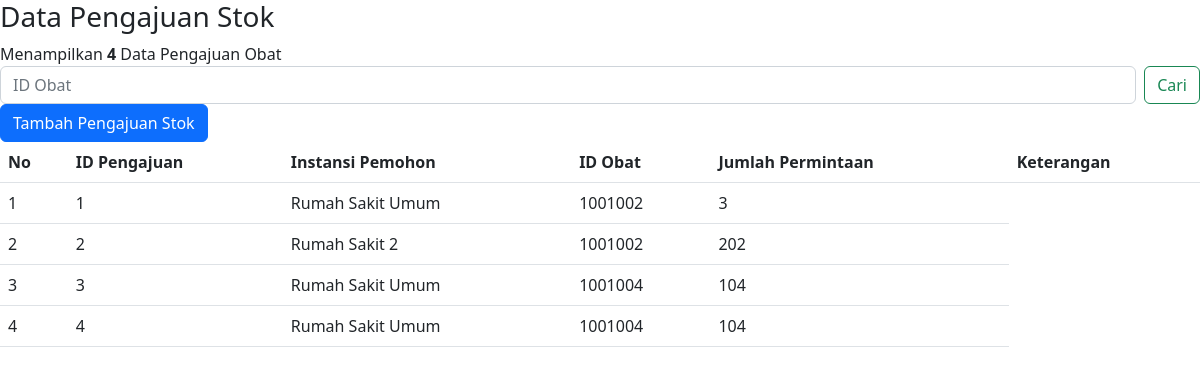
The page /far-pengajuanstok.php on the database its author committed.
### tables this page shows
CREATE TABLE `pengajuanstok` (
  `id_pengajuan` int(11) NOT NULL,
  `instansi_pemohon` varchar(100) NOT NULL,
  `idobat` int(11) NOT NULL,
  `jumlahpermintaan` int(11) NOT NULL
);

### far-pengajuanstok.php (the view, shortened to what this page needs)
<?php
    include ('connect.php');
?>
<!doctype html>
<html lang="en">
<head>
    <link href="https://cdn.jsdelivr.net/npm/bootstrap@5.2.3/dist/css/bootstrap.min.css" rel="stylesheet"
>
    <link rel="stylesheet" href="css.css">
</head>
<body>
    <h3> Data Pengajuan Stok </h3>
    <div>
        <?php
            if(isset($_GET['cari'])){
                $cari = $_GET['cari'];
                $query = mysqli_query($conn, "SELECT * FROM pengajuanstok WHERE idobat like '%".$cari."%'");
            }else{
                $query = mysqli_query($conn, "SELECT * FROM pengajuanstok ORDER BY idobat ASC");
            }
            echo " Menampilkan <b>" .mysqli_num_rows($query). "</b> Data Pengajuan Obat";
        ?>
        <form class="d-flex" role="search">
            <input class="form-control me-2" value="" name="cari" type="search" aria-label="Cari" placeholder="ID Obat">
            <button class="btn btn-outline-success" type="submit" name="search">Cari</button>
        </form>
        <a href="far-tambahpengajuanstok.php"><button type="button" class="btn btn-primary">Tambah Pengajuan Stok</button></a>
    </div>
    <table class="table ml-3">
        <thead>
            <tr>
                <th scope="col">No</th>
                <th scope="col">ID Pengajuan</th>
                <th scope="col">Instansi Pemohon</th>
                <th scope="col">ID Obat</th>
                <th scope="col">Jumlah Permintaan</th>
                <th scope="col">Keterangan</th>
            </tr>
        </thead>
        <tbody>
            <?php
            $no = 0;
            while($data = mysqli_fetch_array($query)){
            $no++;
            ?>
            <td>
                <?php echo $no;?>
            </td>
            <td>
                <?php echo $data['id_pengajuan'];?>
            </td>
            <td>
                <?php echo $data['instansi_pemohon'];?>
            </td>
            <td>
                <?php echo $data['idobat'];?>
            </td>
            <td>
                <?php echo $data['jumlahpermintaan'];?>
            </td>
            <?php
            }
            ?>
        </tbody>
    </table>
</body>
</html>

### rows shown on the page
pengajuanstok: id_pengajuan "1", instansi_pemohon "Rumah Sakit Umum", idobat "1001002", jumlahpermintaan "3"
pengajuanstok: id_pengajuan "2", instansi_pemohon "Rumah Sakit 2", idobat "1001002", jumlahpermintaan "202"
pengajuanstok: id_pengajuan "3", instansi_pemohon "Rumah Sakit Umum", idobat "1001004", jumlahpermintaan "104"
pengajuanstok: id_pengajuan "4", instansi_pemohon "Rumah Sakit Umum", idobat "1001004", jumlahpermintaan "104"

### other values the page prints
mysqli_num_rows($query) "4"
